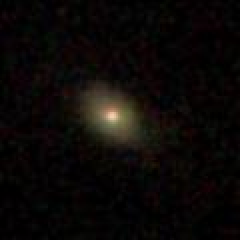
#> input picture Preprocesamiento/DR14/274-51913-230J103915-59-003918.jpg, 120 x 120 px (shown 2 times larger); its folder holds only this picture in this run
$ python preproceso.py
#> lines starting #> are read from the running program, lines starting #| are printed output that depends on the picture; after the words box and inside, x2 and y2 are one past the last pixel; in counts of white or black regions, pixels touching at a corner belong together
# -*- coding: utf-8 -*-
"""
Created on Wed May  9 21:52:46 2018

@author: Imperio Starclip
"""

# -*- coding: utf-8 -*-
import cv2
import numpy as np
from glob import glob

cont = 0;

# Verifica el determinante del mapeo para ver sí es posible de realizar
def es_inverso(a, b, c, d):
    return True if (b*c - a*d) == 0 else False

# Calcula el valor de W en terminos de Z
def formula_W (z, a, b, c, d):
    w = ((a*z) + b) / ((c*z) + d)
    return w

# Leer imagenes y almacenarlas en un arreglo.
def obtener_imagenes(imagenes):
    i=0;
    for image in glob('DR14/*.jpg'):
        imagen = cv2.imread(image, 1);
#> imagen is the input picture: shape (120, 120, 3); mean B, G, R 6.7, 8.3, 11.4
#> the loop in convertir_W, `for image in imagenes:` made 1 pass
#> pass 1, in convertir_plano_w, `cv2.imwrite(name, imagen_mapeada);`:
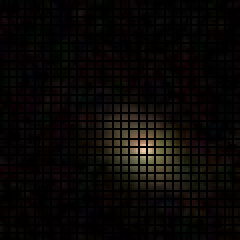
#> saved as proprecessed_image1.jpg: shape (120, 120, 3) (shown 2 times larger); mean B, G, R 5.5, 7.1, 9.2
#> the loop in convertir_inversa, `for i in range(len(imagenes)):` made 1 pass
#> pass 1, in mapeo_inverso, `cv2.imwrite(name, imagen_inversa);`:
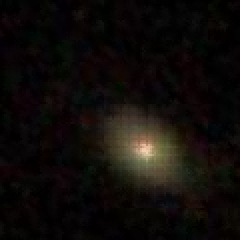
#> saved as inverse_image1.jpg: shape (120, 120, 3) (shown 2 times larger); mean B, G, R 9.3, 11.9, 15.5
#> after the loop in convertir_inversa, `for i in range(len(imagenes)):`: cont = 1
#> the loop in filtro_umbral, `for i in imagenes:` made 1 pass
#> pass 1, in umbral, `cv2.imwrite(name, nueva_imagen);`:
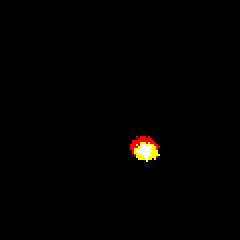
#> saved as threshold_image0.jpg: shape (120, 120, 3) (shown 2 times larger); mean B, G, R 0.7, 1.5, 2.4
        imagenes.append(imagen);
        i += 1;

# Función ReLu
def Relu(x):
    return x * (x > 0)

# Obtener las imagenes en gris.
def obtener_gris(imagenes, imagenes_gray):
    global cont;
    cont = 1;
    kernel = np.ones((5,5),np.uint8)
    for i in imagenes:
        img_gray = cv2.cvtColor(i, cv2.COLOR_BGR2GRAY);
        blur = cv2.GaussianBlur(img_gray,(5,5),0)
        ret, th = cv2.threshold(blur,0,255,cv2.THRESH_BINARY+cv2.THRESH_OTSU)
        erosion = cv2.erode(th, kernel,3)
        opening = cv2.morphologyEx(erosion, cv2.MORPH_OPEN, (5,5))
        denoising = cv2.fastNlMeansDenoising(opening, None, 10, 21, 7)
        relu = Relu(opening)
        imagenes_gray.append(relu);
        name = "DR14-Gray/gray_image" + str(cont) + ".jpg";
        cv2.imwrite(name, relu);
        cont += 1;
#> this loop made 1 pass
#> pass 1, in obtener_gris, `cv2.imwrite(name, relu);`:
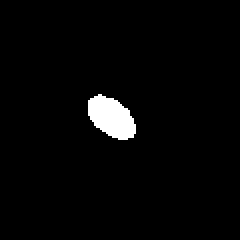
#> saved as gray_image1.jpg: shape (120, 120) (shown 2 times larger); 2.6% white; 1 white region, box (x1, y1, x2, y2) and area: (44, 47, 68, 70) 373
#> after the loop:
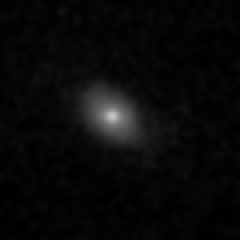
#> blur: shape (120, 120) (shown 2 times larger); min 0, max 197, mean 9
#> after the loop:
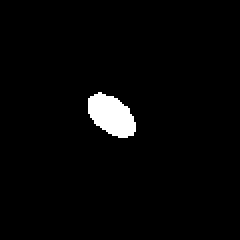
#> erosion: shape (120, 120) (shown 2 times larger); 2.6% white; 1 white region, box (x1, y1, x2, y2) and area: (44, 46, 68, 69) 373
#> after the loop:
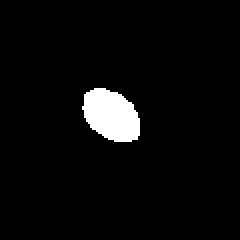
#> th: shape (120, 120) (shown 2 times larger); 4% white; 1 white region, box (x1, y1, x2, y2) and area: (41, 44, 70, 71) 579
#> after the loop, cont = 2; imagenes_gray = 1 item


# Mostrar las imagenes.
def ver_imagenes(imagenes, imagenes_W, imagenes_inversas):
    for i in range(len(imagenes)):
        cv2.imshow("Normal", imagenes[i]);
        cv2.imshow("Plano W", imagenes_W[i]);
        cv2.imshow("Inversas", imagenes_inversas[i]);
        cv2.waitKey(0);
    cv2.destroyAllWindows();

# Función que verifica si los datos posee mapeo inverso.
def verificar_mapeo_inverso(a, b, c, d):
    op = (b * c) - (a * d);
    if(op == 0):
        return False
    else:
        return True


# Se aplica un umbral sobre la imagen para eliminar el ruido.
def umbral(imagenes_umbral, imagen):
    threshold_pixels = 127;
    max_Value = 255;
    i, nueva_imagen = cv2.threshold(imagen, threshold_pixels, max_Value, cv2.THRESH_BINARY);
    imagenes_umbral.append(imagen);
    name = "DR14-Threshold/threshold_image" + str(cont) + ".jpg";
    cv2.imwrite(name, nueva_imagen);
    imagenes_umbral.append(nueva_imagen);

# Se aplica un umbral adaptativo sobre la imagen para eliminar el ruido.
def umbral_adaptativo(imagenes_umbral, img_gray):
    background = 255;
    nueva_imagen = cv2.adaptiveThreshold(img_gray, background, cv2.ADAPTIVE_THRESH_GAUSSIAN_C, cv2.THRESH_BINARY, 91, 12)
    name = "DR14-Threshold-Adaptative/threshold_image" + str(cont) + ".jpg";
    cv2.imwrite(name, nueva_imagen);
    imagenes_umbral.append(nueva_imagen);

# Función encargada de hacer el mapeo bilineal del Plano Z al Plano W
def convertir_plano_w(imagenes_W, img, a, b, c, d):

    #Iniciación de parametros
    filas,columnas,canal = img.shape
    #Creación de imagen en blanco
    imagen_mapeada = np.zeros((filas,columnas,3),np.uint8)
    #Verificación de posibilidad de mapeo inverso
    if (es_inverso(a,b,c,d) == True):
        return imagen_mapeada
    #Creación de imagen en plano W a partir de Z
    for x in range(filas):
        for y in range(columnas):
            #Creación del Z
            pixel = complex(float(y), float(x))
            #Creación del W a partir de Z
            w = formula_W(pixel, a, b, c, d)
            #Verificación de Bordes
            if(((w.imag >= 0) and (w.imag < filas)) and ((w.real  >= 0) and (w.real < columnas))):
                for z in range(canal):
                    #Insersión de información a imagen nueva en R,G,B
                    imagen_mapeada.itemset((int(w.imag),int(w.real),z),img.item(x,y,z))
    name = "DR14-Preprocessed/proprecessed_image" + str(cont) + ".jpg";
    cv2.imwrite(name, imagen_mapeada);
    imagenes_W.append(imagen_mapeada);

# Formula Inversa
def formula_Inversa_W(w, a, b, c, d):
    op1 = (-1 * d) * w + b;
    op2 = c * w - a
    z = op1 / op2
    return z;

# Función del mapeo inverso de la imagen resultante.
def mapeo_inverso(imagenes_inversas, imagen_mapeo_inverso, imagen_original, a, b, c, d):
    filas, columnas, canal = imagen_mapeo_inverso.shape;
    imagen_inversa = np.zeros((filas, columnas, 3), np.uint8);

    for x in range(filas):
        for y in range(columnas):
            w = complex(y, x);
            z = formula_Inversa_W(w, a, b, c, d);
            for i in range(canal):
                if (imagen_mapeo_inverso[x, y, 0] == 0 and imagen_mapeo_inverso[x, y, 1] == 0
                    and imagen_mapeo_inverso[x, y, 2] == 0):
                    imagen_inversa.itemset((x, y, i), imagen_original.item(int(z.imag), int(z.real), i));
                else:
                    imagen_inversa.itemset((x, y, i), imagen_mapeo_inverso.item(x, y, i));
    name = "DR14-Inverse/inverse_image" + str(cont) + ".jpg";
    cv2.imwrite(name, imagen_inversa);
    imagenes_inversas.append(imagen_inversa);

# Convertir todas las imagenes a plano w.
def convertir_W(imagenes_W, imagenes, a, b, c, d):
    global cont;
    cont = 0;
    for image in imagenes:
        height, width, channels = image.shape;
        height *= 2 ;
        width *= 2;
        cont += 1;
        convertir_plano_w(imagenes_W, image, a, b, c, d);


# Convertir todas las imagenes a plazo Z por medio del mapeo inverso.
def convertir_inversa(imagenes_inversas, imagenes_W, imagenes, a, b, c, d):
    global cont;
    cont = 0;
    for i in range(len(imagenes)):
        imagen_W = imagenes_W[i];
        imagen = imagenes[i];
        cont += 1;
        mapeo_inverso(imagenes_inversas, imagen_W, imagen, a, b, c, d);


# Convertir por el filtro de threshold
def filtro_umbral(imagenes_umbral, imagenes):
    global cont;
    cont = 0;
    for i in imagenes:
        umbral(imagenes_umbral, i);
        cont += 1

# Convertir por el filtro de threshold adaptativo.
def filtro_umbral_adaptativo(imagenes_umbral, imagenes_gris):
    global cont;
    cont = 0;
    for i in imagenes_gris:
        umbral_adaptativo(imagenes_umbral, i);
        cont += 1

######################################################################
# Aquí empieza el código.
######################################################################

a = complex(1.3, 0)
b = complex(0, 0)
c = complex(0, 0)
d = complex(1, 0)

imagenes = [];
imagenes_gris = [];
imagenes_W = [];
imagenes_inversas = [];
imagenes_umbral = [];
imagenes_umbral_adaptativo = [];

obtener_imagenes(imagenes);
#ver_imagenes(imagenes);
convertir_W(imagenes_W, imagenes,  a, b, c, d);
#ver_imagenes(imagenes_W);
convertir_inversa(imagenes_inversas, imagenes_W, imagenes, a, b, c, d);
#ver_imagenes(imagenes_inversas);
filtro_umbral(imagenes_umbral, imagenes_inversas);
#ver_imagenes(imagenes, imagenes_W, imagenes_inversas)
obtener_gris(imagenes, imagenes_gris);

#filtro_umbral_adaptativo(imagenes_umbral, imagenes_gris);
#ver_imagenes()
print("Finalice");

$ run again, on Preprocesamiento/DR14/278-51900-112J111222-08-001518.jpg
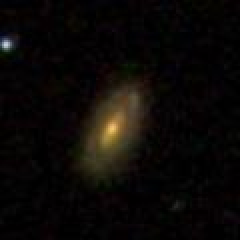
#> input picture Preprocesamiento/DR14/278-51900-112J111222-08-001518.jpg, 120 x 120 px (shown 2 times larger)
#> in obtener_imagenes, imagen is the input picture: shape (120, 120, 3); mean B, G, R 6.4, 8.5, 11.2
#> the loop in convertir_inversa, `for i in range(len(imagenes)):` made 1 pass
#> pass 1, in mapeo_inverso, `cv2.imwrite(name, imagen_inversa);`:
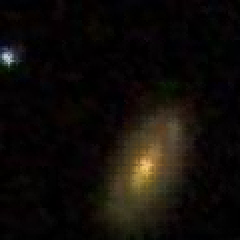
#> saved as inverse_image1.jpg: shape (120, 120, 3) (shown 2 times larger); mean B, G, R 8.7, 12.3, 16
#> after the loop in convertir_inversa, `for i in range(len(imagenes)):`: cont = 1
#> after the loop in obtener_gris, `for i in imagenes:`:
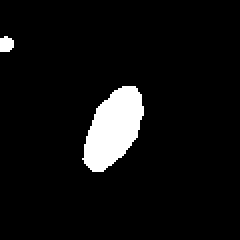
#> th: shape (120, 120) (shown 2 times larger); 6.2% white; 2 white regions, box (x1, y1, x2, y2) and area: (41, 43, 72, 86) 851, (0, 18, 7, 26) 47
#> after the loop in obtener_gris, `for i in imagenes:`: cont = 2; imagenes_gray = 1 item

$ run again, on Preprocesamiento/DR14/278-51900-225J110821-84-001257-5.jpg
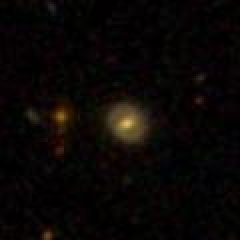
#> input picture Preprocesamiento/DR14/278-51900-225J110821-84-001257-5.jpg, 120 x 120 px (shown 2 times larger)
#> in obtener_imagenes, imagen is the input picture: shape (120, 120, 3); mean B, G, R 4.8, 6.3, 9.6
#> the loop in convertir_inversa, `for i in range(len(imagenes)):` made 1 pass
#> pass 1, in mapeo_inverso, `cv2.imwrite(name, imagen_inversa);`:
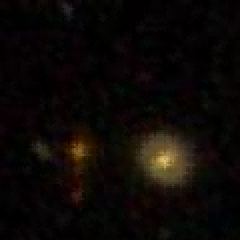
#> saved as inverse_image1.jpg: shape (120, 120, 3) (shown 2 times larger); mean B, G, R 5.8, 8.3, 12.1
#> after the loop in convertir_inversa, `for i in range(len(imagenes)):`: cont = 1
#> after the loop in obtener_gris, `for i in imagenes:`:
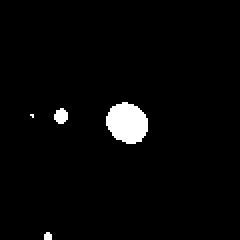
#> th: shape (120, 120) (shown 2 times larger); 2.7% white; 4 white regions (2 under 20 px), largest, box (x1, y1, x2, y2) and area: (53, 51, 74, 72) 333, (27, 54, 34, 62) 42
#> after the loop in obtener_gris, `for i in imagenes:`: cont = 2; imagenes_gray = 1 item

$ run again, on Preprocesamiento/DR14/278-51900-39J111352-79+000014-4.jpg
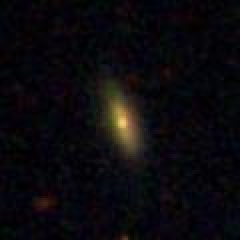
#> input picture Preprocesamiento/DR14/278-51900-39J111352-79+000014-4.jpg, 120 x 120 px (shown 2 times larger)
#> in obtener_imagenes, imagen is the input picture: shape (120, 120, 3); mean B, G, R 12.8, 9.2, 11
#> after the loop in convertir_inversa, `for i in range(len(imagenes)):`: cont = 1
#> after the loop in obtener_gris, `for i in imagenes:`:
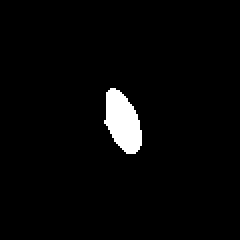
#> th: shape (120, 120) (shown 2 times larger); 2.9% white; 1 white region, box (x1, y1, x2, y2) and area: (52, 44, 71, 77) 420
#> after the loop in obtener_gris, `for i in imagenes:`: cont = 2; imagenes_gray = 1 item
